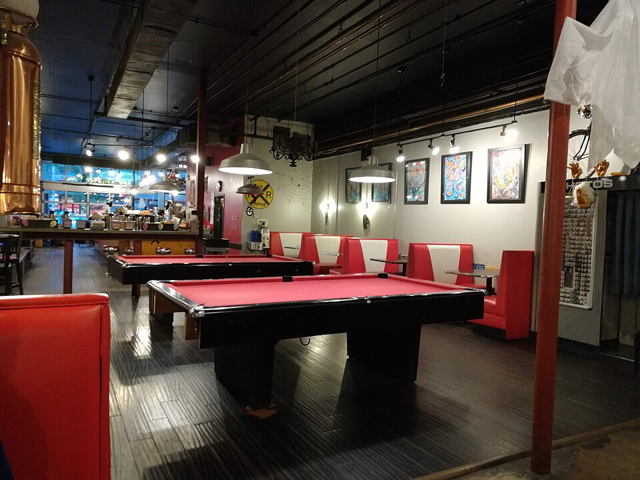
#> input picture probe/out/real_table_640.png, 640 x 480 px
$ python real_probe.py
#> lines starting #> are read from the running program, lines starting #| are printed output that depends on the picture; after the words box and inside, x2 and y2 are one past the last pixel; in counts of white or black regions, pixels touching at a corner belong together
"""
Real-image probe. No ground-truth depth needed:
a pool table's felt is flat BY CONSTRUCTION, so the scatter of the back-projected
felt points about their own best-fit plane IS the perception error, and the
disagreement between planes fitted to the near and far halves is a direct,
honest estimate of plane-orientation uncertainty on real imagery.
"""
import os, time, json
import numpy as np, onnxruntime as ort
from PIL import Image
from scipy import ndimage

HERE=os.path.dirname(os.path.abspath(__file__)); OUT=f"{HERE}/out"; M=f"{HERE}/../models"
MEAN=np.array([.485,.456,.406],np.float32); STD=np.array([.229,.224,.225],np.float32)

img=Image.open(f"{OUT}/real_table_640.png").convert("RGB"); W,H=img.size
#> further down, img is the input picture: PIL image 640x480 RGB; mean R, G, B 83, 66, 59.1
#> after `W, H = img.size`: W = 640; H = 480
a=np.asarray(img,np.float32)

# --- red felt mask (colour rule + largest connected component) ---
R,G,B=a[...,0],a[...,1],a[...,2]
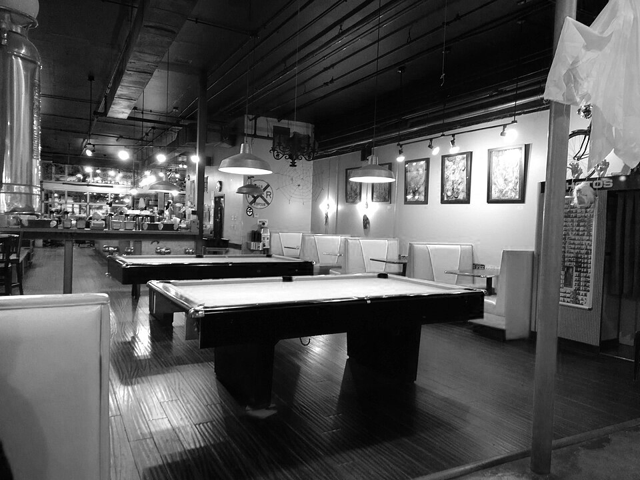
#> R: shape (480, 640) float32; min 0, max 255, mean 83
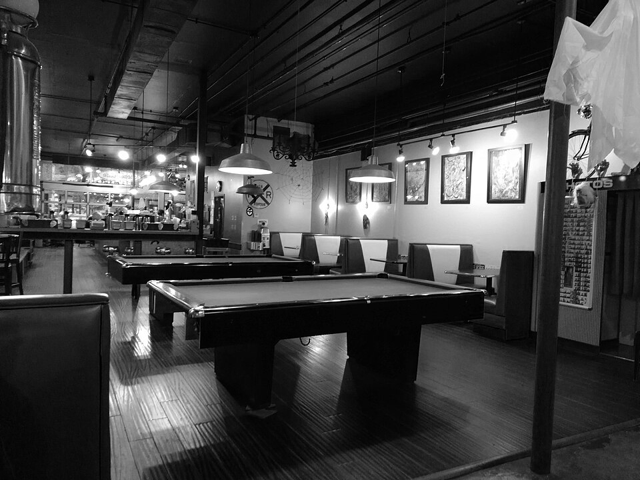
#> G: shape (480, 640) float32; min 0, max 255, mean 66
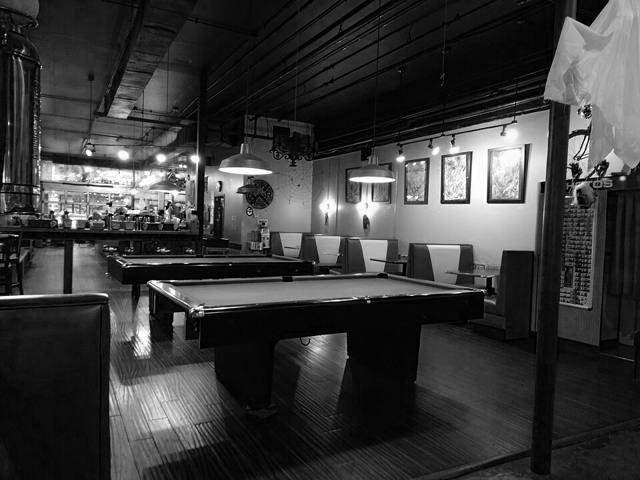
#> B: shape (480, 640) float32; min 0, max 255, mean 59.1
m=(R>70)&(R>1.5*G)&(R>1.35*B)
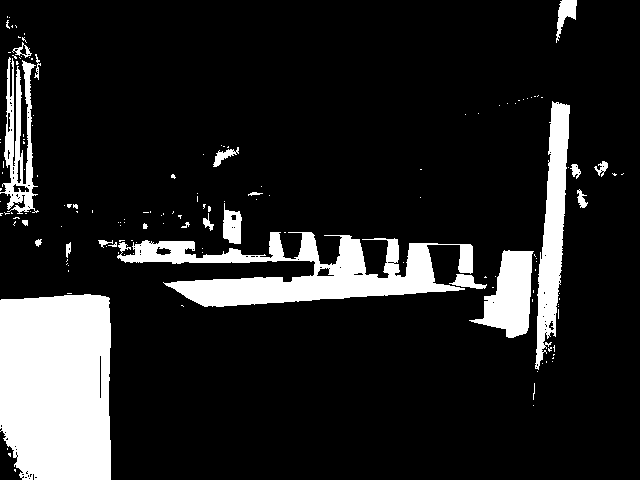
#> m: shape (480, 640) bool; 14.4% white; 150 white regions (127 under 20 px), largest, box (x1, y1, x2, y2) and area: (0, 294, 111, 480) 19470, (117, 232, 473, 307) 11708, (535, 101, 570, 370) 4684
m=ndimage.binary_opening(m,np.ones((5,5)))
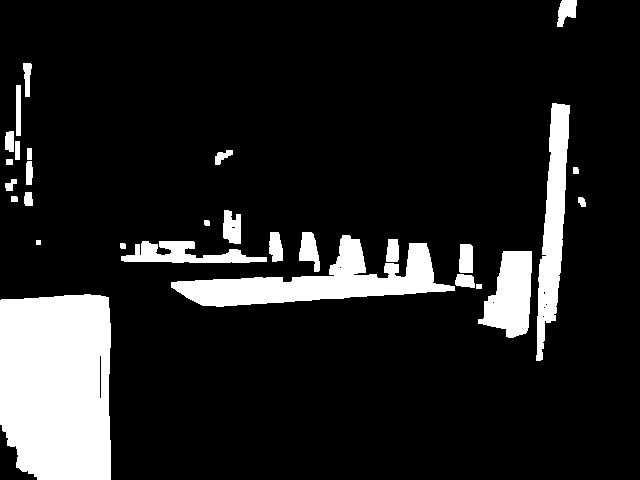
#> m: shape (480, 640) bool; 13.2% white; 29 white regions, largest, box (x1, y1, x2, y2) and area: (0, 294, 111, 480) 19309, (171, 235, 455, 307) 7907, (536, 103, 570, 361) 4435
lab,n=ndimage.label(m)
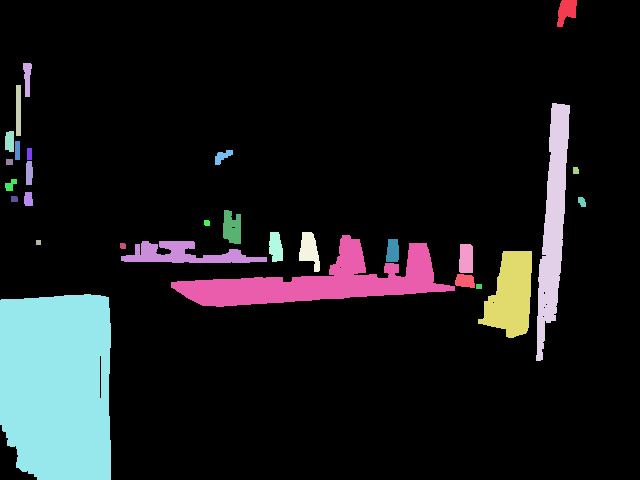
#> lab: shape (480, 640) int32; 30 distinct labels, from 0 to 29; one colour per label, 0 black
#> n = 29
# The felt is the WIDEST sizeable red region. Plain "largest area" picks the red
# booth seat at the left edge, which is neither flat nor horizontal.
best,bw=None,0
for i in range(1,n+1):
    c=lab==i
    if c.sum()<3000: continue
    cc=np.nonzero(c.any(0))[0]; w=cc.max()-cc.min()
    r=np.nonzero(c.any(1))[0]
    if w>bw and w>(r.max()-r.min()):   # require a wide, table-like region
        best,bw=i,w
#> this loop made 29 passes
#> (w, best, bw) on pass 20: (283, 20, 283)
#> w on passes 4, 26, 29: 33, 53, 110
#> after the loop, best = 20; bw = 283
felt=ndimage.binary_erosion(lab==best,np.ones((5,5)))   # drop rail/edge pixels
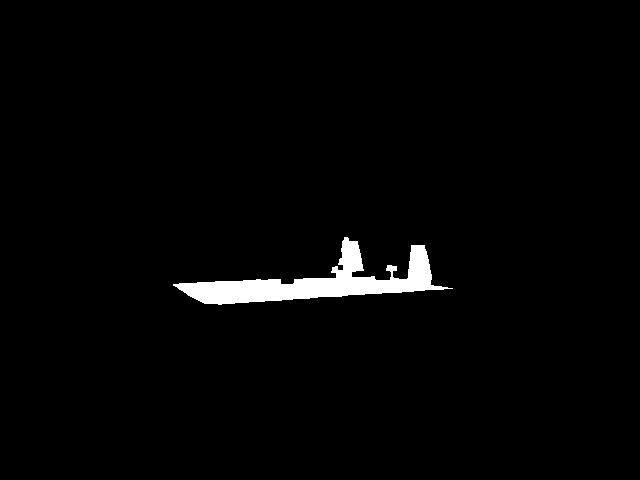
#> felt: shape (480, 640) bool; 2% white; 1 white region, box (x1, y1, x2, y2) and area: (173, 237, 453, 305) 6139
print(f"felt mask: {felt.sum()} px ({100*felt.mean():.1f}% of image), "
      f"bbox rows {np.nonzero(felt.any(1))[0].min()}-{np.nonzero(felt.any(1))[0].max()}, "
      f"cols {np.nonzero(felt.any(0))[0].min()}-{np.nonzero(felt.any(0))[0].max()}")
#| felt mask: 6139 px (2.0% of image), bbox rows 237-304, cols 173-452
Image.fromarray((felt*255).astype(np.uint8)).save(f"{OUT}/real_felt_mask.png")

# --- depth ---
def depth_at(size):
#> (the run stopped early here; a loop or call above may not have finished)
